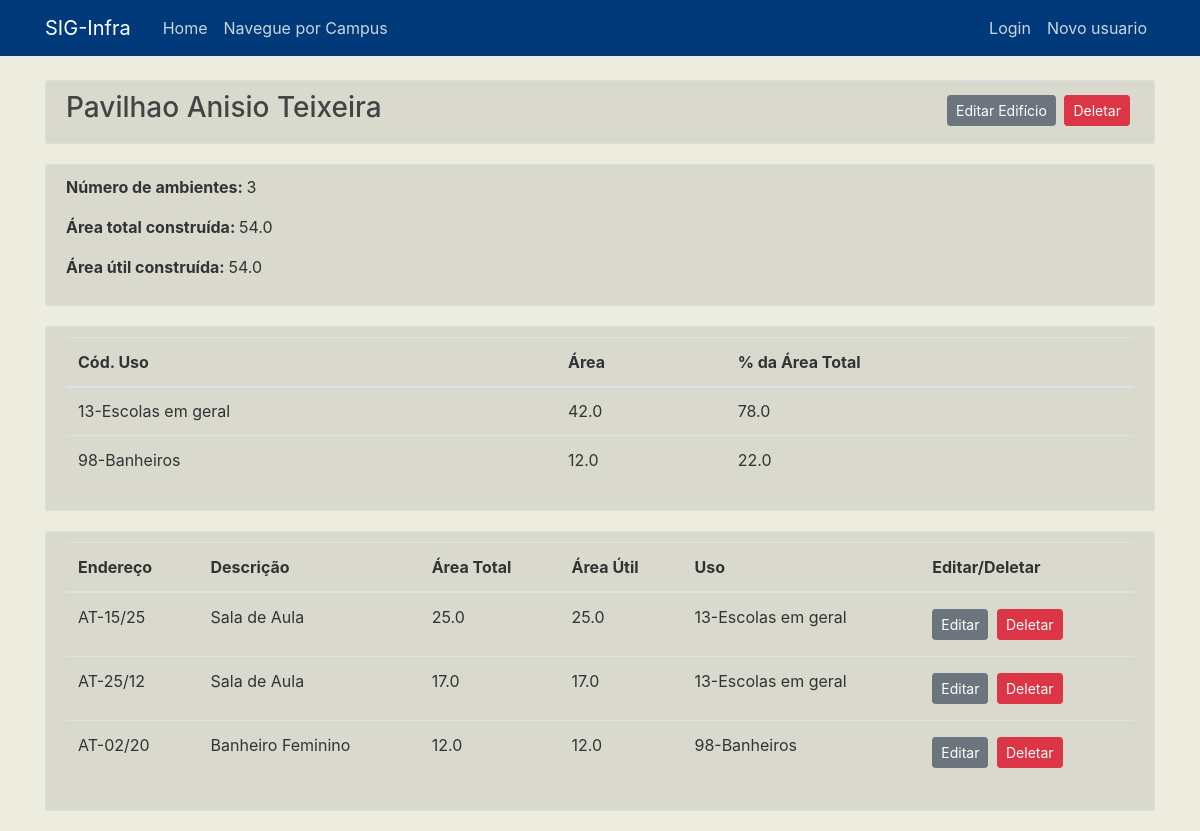
The app's page /edificios/3 with its own data.
### sicinfra/models.py (models this page shows)
class Edificios(db.Model):
    id = db.Column(db.Integer, primary_key=True)
    nome = db.Column(db.String(50), nullable=False)
    sigla = db.Column(db.String(10))
    id_campus = db.Column(db.Integer, db.ForeignKey('campi.id'), nullable=False)
    num_ambientes = db.Column(db.Integer)
    area_total_construida = db.Column(db.Float(precision=',2'))
    area_util_construida = db.Column(db.Float(precision=',2'))
    uso_principal = db.Column(db.String(30))
    uso_secundario = db.Column(db.String(30))
    ambientes = db.relationship('Ambientes', cascade="all,delete", backref='Edificio de localizacao', lazy=True)

class Ambientes(db.Model):
    id = db.Column(db.Integer, primary_key=True)
    endereco = db.Column(db.String(15), nullable=False)
    descricao = db.Column(db.String(50), nullable=False)
    area_total = db.Column(db.Float(precision=',2'), nullable=False)
    area_util = db.Column(db.Float(precision=',2'), nullable=False)
    uso = db.Column(db.String(30), nullable=False)
    id_edificio = db.Column(db.Integer, db.ForeignKey('edificios.id'), nullable=False)

### sicinfra/routes.py (the view)
@app.route("/edificios/<int:edificio_id>")
def edificio(edificio_id):
    edificio = Edificios.query.get_or_404(edificio_id)
    edificio.num_ambientes = db.session.query(Ambientes).filter(Ambientes.id_edificio==edificio_id).count()
    edificio.area_total_construida = db.session.query(func.sum(Ambientes.area_total)).filter(Ambientes.id_edificio==edificio_id)
    edificio.area_util_construida = db.session.query(func.sum(Ambientes.area_util)).filter(Ambientes.id_edificio==edificio_id)
    db.session.commit()
    ambientes = db.session.query(Ambientes).filter(Ambientes.id_edificio==edificio_id)
    usos = db.session.query(
                            Ambientes.uso,
                            func.sum(Ambientes.area_total).label('total')
                            ).filter(Ambientes.id_edificio==edificio_id
                            ).group_by(Ambientes.uso
                            ).all()
    return render_template('edificio.html',
                            title=edificio.nome,
                            edificio=edificio,
                            ambientes=ambientes,
                            usos=usos)

### sicinfra/templates/edificio.html (shortened to what this page needs)
{% extends "layout.html" %}
{% block content %}
<article class="media content-section">
    <div class="media-body">
      <h3 class="edificio-nome"> {{ edificio.nome }}</h3>
    </div>
    <div>
      <a class="btn btn-secondary btn-sm mt-1 mb-1" href="{{ url_for('update_edificio', edificio_id=edificio.id) }}">Editar Edifício</a>
      <button type="button" class="btn btn-danger btn-sm m-1" data-toggle="modal" data-target="#deleteModal">Deletar</button>
  </div>
</article>
<article class="media content-section">
  <div class="media-body">
        <p><b>Número de ambientes: </b>{{ edificio.num_ambientes }}</p>
        <p><b>Área total construída: </b>{{ edificio.area_total_construida }}</p>
        <p><b>Área útil construída: </b>{{ edificio.area_util_construida }}</p>
  </div>
</article>
<article class="media content-section">
  <table class="table">
    <thead>
        <tr>
            <th>Cód. Uso</th>
            <th>Área</th>
            <th>% da Área Total</th>
    </thead>
    <tbody>
      {% for uso in usos %}
      <tr>
        <td>{{ uso.uso }}</td>
        <td>{{ uso.total }}</td>
        <td> {{ (100*uso.total/edificio.area_total_construida)|round }}</td>
      </tr>
      {% endfor %}
    </tbody>
  </table>
</article>
<article class="media content-section">
  <table class="table">
    <thead>
        <tr>
            <th>Endereço</th>
            <th>Descrição</th>
            <th>Área Total</th>
            <th>Área Útil</th>
            <th>Uso</th>
            <th>Editar/Deletar</th>
    </thead>
    <tbody>
      {% for ambiente in ambientes %}
      <tr>
        <td>{{ ambiente.endereco }}</td>
        <td>{{ ambiente.descricao }}</td>
        <td>{{ ambiente.area_total }}</td>
        <td>{{ ambiente.area_util }}</td>
        <td>{{ ambiente.uso }}</td>
        <td><a class="btn btn-secondary btn-sm mt-1 mb-1" href="{{ url_for('update_ambiente', ambiente_id=ambiente.id) }}">Editar</a>
          <button type="button" class="btn btn-danger btn-sm m-1" data-toggle="modal" data-target="#deleteModal2">Deletar</button></td>
      </tr>
      {% endfor %}
    </tbody>
  </table>
</article>
{% endblock content %}

### sicinfra/static/main.css (style rules this page uses)
body { background: #ededdf; color: #333333; margin-top: 5rem; }
h1, h2, h3, h4, h5, h6 { color: #444444; }
.content-section { background: #d9d9ce; padding: 10px 20px; border: 1px solid #dddddd; border-radius: 3px; margin-bottom: 20px; }

### records on screen
Edificios: nome "Pavilhao Anisio Teixeira", num_ambientes "3", area_total_construida "54.0", area_util_construida "54.0", (100*uso.total/edificio.area_total_construida)|round "78.0", (100*uso.total/edificio.area_total_construida)|round "22.0"
Ambientes: uso "98-Banheiros", total "12.0", endereco "AT-02/20", descricao "Banheiro Feminino", area_total "12.0", area_util "12.0"
Ambientes: endereco "AT-15/25", descricao "Sala de Aula", area_total "25.0", area_util "25.0", uso "13-Escolas em geral"
Ambientes: endereco "AT-25/12", descricao "Sala de Aula", area_total "17.0", area_util "17.0", uso "13-Escolas em geral"

### other values on screen
{{ uso.uso }} "13-Escolas em geral"
{{ uso.total }} "42.0"
